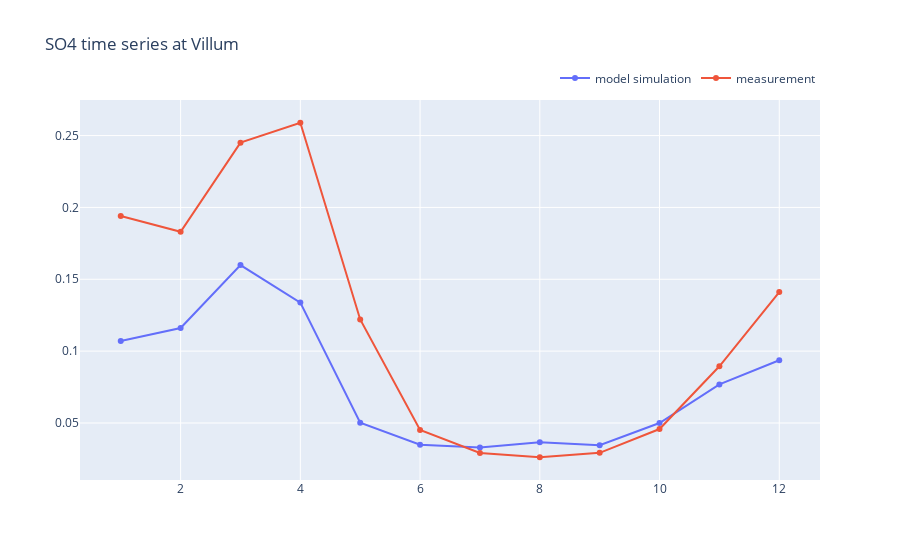

Here is the notebook cell this chart was saved with:
### Markdown cell above
## 4. Seasonal cycle

### Code cell
chemical,station = 'SO4','Villum'   # Choose from 'SO2', 'SO4', 'NH4', 'NO3', and 'PM2.5' for chemical, 
                                    # and 'Villum','Spitzbergen','Alert' for station
df['date'] = pd.to_datetime(df.index)
seasonal_df = df.groupby(df.date.dt.month).mean()

plot_time_series(chemical,station,df=seasonal_df)

### Figure 1 — Plotly figure (JSON) as saved in the notebook; plotly's stock layout.template omitted (floating-point values rounded to 4 significant figures)
{"data": [{"name": "model simulation", "type": "scatter", "x": [1, 2, 3, 4, 5, 6, 7, 8, 9, 10, 11, 12], "y": [0.1071, 0.1161, 0.1599, 0.1338, 0.05017, 0.03485, 0.03285, 0.03666, 0.03445, 0.04994, 0.07685, 0.09368]}, {"name": "measurement", "type": "scatter", "x": [1, 2, 3, 4, 5, 6, 7, 8, 9, 10, 11, 12], "y": [0.194, 0.1831, 0.2451, 0.2589, 0.122, 0.0451, 0.02911, 0.02614, 0.02922, 0.04577, 0.08945, 0.1411]}], "layout": {"legend": {"orientation": "h", "x": 1, "xanchor": "right", "y": 1.02, "yanchor": "bottom"}, "showlegend": true, "title": {"text": "SO4 time series at Villum"}}}
